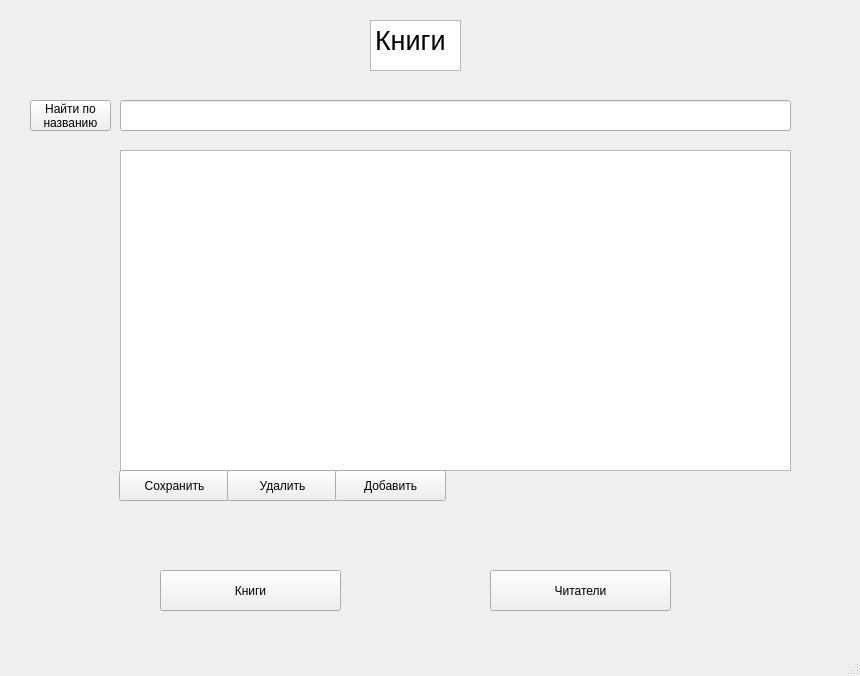
<?xml version="1.0" encoding="UTF-8"?>
<ui version="4.0">
 <class>MainWindow</class>
 <widget class="QMainWindow" name="MainWindow">
  <property name="geometry">
   <rect>
    <x>0</x>
    <y>0</y>
    <width>860</width>
    <height>676</height>
   </rect>
  </property>
  <property name="windowTitle">
   <string>MainWindow</string>
  </property>
  <property name="windowIcon">
   <iconset>
    <normaloff>icon.jpg</normaloff>icon.jpg</iconset>
  </property>
  <property name="styleSheet">
   <string notr="true"/>
  </property>
  <widget class="QWidget" name="centralwidget">
   <property name="styleSheet">
    <string notr="true"/>
   </property>
   <widget class="QPushButton" name="btn1">
    <property name="geometry">
     <rect>
      <x>490</x>
      <y>570</y>
      <width>181</width>
      <height>41</height>
     </rect>
    </property>
    <property name="text">
     <string>Читатели</string>
    </property>
   </widget>
   <widget class="QPushButton" name="btn1_1">
    <property name="geometry">
     <rect>
      <x>160</x>
      <y>570</y>
      <width>181</width>
      <height>41</height>
     </rect>
    </property>
    <property name="text">
     <string>Книги</string>
    </property>
   </widget>
   <widget class="QTextBrowser" name="textBrowser">
    <property name="geometry">
     <rect>
      <x>370</x>
      <y>20</y>
      <width>91</width>
      <height>51</height>
     </rect>
    </property>
    <property name="html">
     <string>&lt;!DOCTYPE HTML PUBLIC &quot;-//W3C//DTD HTML 4.0//EN&quot; &quot;http://www.w3.org/TR/REC-html40/strict.dtd&quot;&gt;
&lt;html&gt;&lt;head&gt;&lt;meta name=&quot;qrichtext&quot; content=&quot;1&quot; /&gt;&lt;style type=&quot;text/css&quot;&gt;
p, li { white-space: pre-wrap; }
&lt;/style&gt;&lt;/head&gt;&lt;body style=&quot; font-family:'MS Shell Dlg 2'; font-size:8.25pt; font-weight:400; font-style:normal;&quot;&gt;
&lt;p style=&quot; margin-top:0px; margin-bottom:0px; margin-left:0px; margin-right:0px; -qt-block-indent:0; text-indent:0px;&quot;&gt;&lt;span style=&quot; font-size:20pt;&quot;&gt;Книги&lt;/span&gt;&lt;/p&gt;&lt;/body&gt;&lt;/html&gt;</string>
    </property>
   </widget>
   <widget class="QPushButton" name="find_t">
    <property name="geometry">
     <rect>
      <x>30</x>
      <y>100</y>
      <width>81</width>
      <height>31</height>
     </rect>
    </property>
    <property name="styleSheet">
     <string notr="true"/>
    </property>
    <property name="text">
     <string>Найти по 
названию</string>
    </property>
   </widget>
   <widget class="QLineEdit" name="lineEdit">
    <property name="geometry">
     <rect>
      <x>120</x>
      <y>100</y>
      <width>671</width>
      <height>31</height>
     </rect>
    </property>
   </widget>
   <widget class="QTableWidget" name="tableWidget">
    <property name="geometry">
     <rect>
      <x>120</x>
      <y>150</y>
      <width>671</width>
      <height>321</height>
     </rect>
    </property>
   </widget>
   <widget class="QPushButton" name="btn_save">
    <property name="geometry">
     <rect>
      <x>119</x>
      <y>470</y>
      <width>111</width>
      <height>31</height>
     </rect>
    </property>
    <property name="text">
     <string>Сохранить</string>
    </property>
   </widget>
   <widget class="QPushButton" name="btn_delete">
    <property name="geometry">
     <rect>
      <x>227</x>
      <y>470</y>
      <width>111</width>
      <height>31</height>
     </rect>
    </property>
    <property name="text">
     <string>Удалить</string>
    </property>
   </widget>
   <widget class="QPushButton" name="btn_add">
    <property name="geometry">
     <rect>
      <x>335</x>
      <y>470</y>
      <width>111</width>
      <height>31</height>
     </rect>
    </property>
    <property name="text">
     <string>Добавить</string>
    </property>
   </widget>
   <widget class="QLabel" name="label">
    <property name="geometry">
     <rect>
      <x>120</x>
      <y>520</y>
      <width>321</width>
      <height>21</height>
     </rect>
    </property>
    <property name="text">
     <string/>
    </property>
   </widget>
  </widget>
  <widget class="QMenuBar" name="menubar">
   <property name="geometry">
    <rect>
     <x>0</x>
     <y>0</y>
     <width>860</width>
     <height>21</height>
    </rect>
   </property>
  </widget>
  <widget class="QStatusBar" name="statusbar"/>
 </widget>
 <resources>
  <include location="new.qrc"/>
 </resources>
 <connections/>
</ui>
